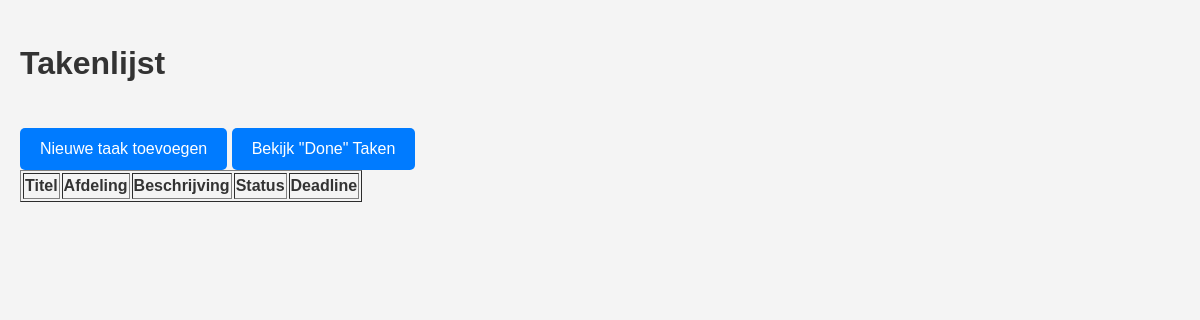
Before: /tasks/index.php (signed in) with the older database file.
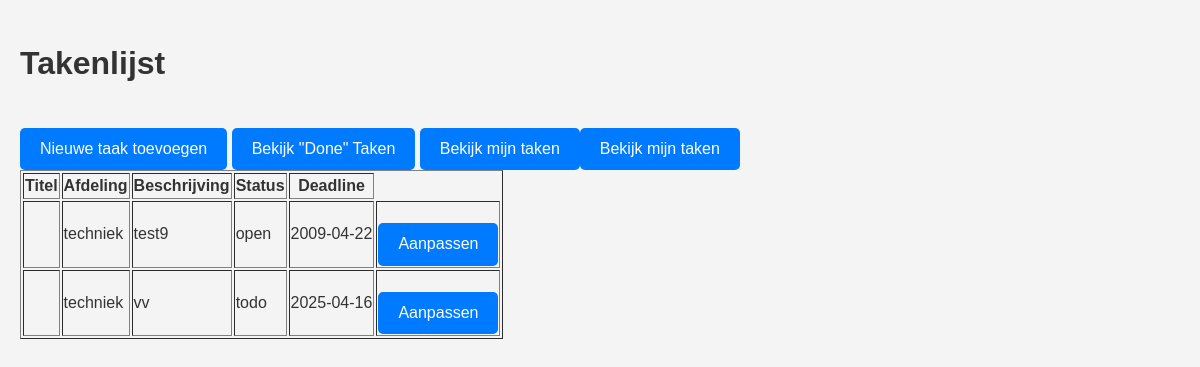
After: the same page with the newer database file.
### tables this page shows
CREATE TABLE IF NOT EXISTS `taken` (
  `id` int NOT NULL AUTO_INCREMENT,
  `title` varchar(255) NOT NULL,
  `description` text NOT NULL,
  `department` varchar(255) NOT NULL,
  `status` varchar(255) NOT NULL DEFAULT 'todo',
  `deadline` date DEFAULT NULL,
  `user` int DEFAULT NULL,
  `created_at` datetime DEFAULT NULL,
  PRIMARY KEY (`id`)
);

### backend/taskcontroller.php (called while the page is built, shortened)
<?php
function getTasks()
{
    $pdo = getDatabaseConnection();
    $stmt = $pdo->query("SELECT * FROM taken WHERE status <> 'done' ORDER BY deadline ASC");
    return $stmt->fetchAll(PDO::FETCH_ASSOC);
}

### tasks/index.php (the view, shortened to what this page needs)
<?php
require_once '../backend/taskController.php';
$tasks = getTasks();
?>
<!DOCTYPE html>
<html lang="nl">
<head>
    <link rel="stylesheet" href="../css/main.css">
</head>
<body>
    <h1>Takenlijst</h1>
    <a href="create.php">Nieuwe taak toevoegen</a>
    <a href="done.php">Bekijk "Done" Taken</a>
    <table border="1">
        <tr>
            <th>Titel</th>
            <th>Afdeling</th>
            <th>Beschrijving</th>
            <th>Status</th>
            <th>Deadline</th>
        </tr>
        <?php foreach ($tasks as $task): ?>
        <tr>
            <td><?= htmlspecialchars($task['titel']) ?></td>
            <td><?= htmlspecialchars($task['department']) ?></td>
            <td><?= htmlspecialchars($task['description']) ?></td>
            <td><?= htmlspecialchars($task['status']) ?></td>
            <td><?= htmlspecialchars($task['deadline']) ?></td>
            <td><a href="edit.php?id=<?= $task['id'];?>">Aanpassen</a></td>
        </tr>
        <a href="../tasks/my.php">Bekijk mijn taken</a>
        <?php endforeach; ?>
    </table>
</body>
</html>

### css/main.css (style rules this page uses)
html { color: #222; font-size: 1em; line-height: 1.4; }
html { font-size: 16px; }
body { font-family: Arial, sans-serif; margin: 0; padding: 20px; background-color: #f4f4f4; color: #333; }
a { display: inline-block; margin-top: 20px; padding: 10px 20px; background-color: #007bff; color: white; text-decoration: none; border-radius: 5px; }

Changed rows visible on the page:
added taken: department "techniek", description "test9", status "open", deadline "2009-04-22"
added taken: department "techniek", description "vv", status "todo", deadline "2025-04-16"
